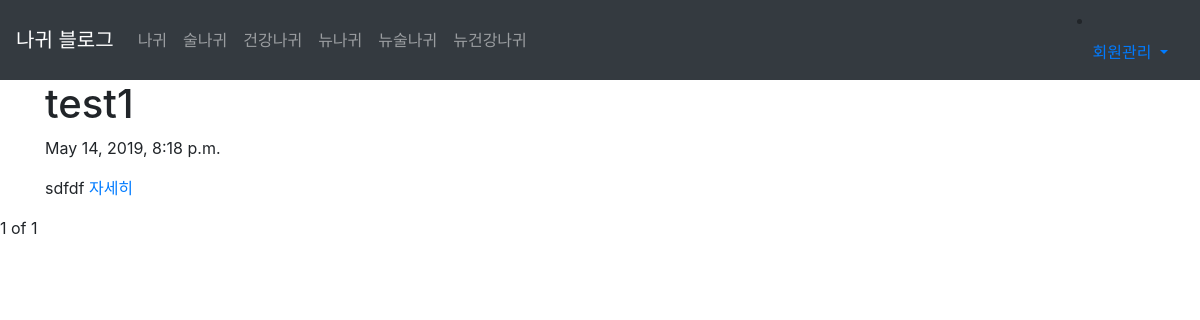
Page /aicohol/ on the earlier database version.
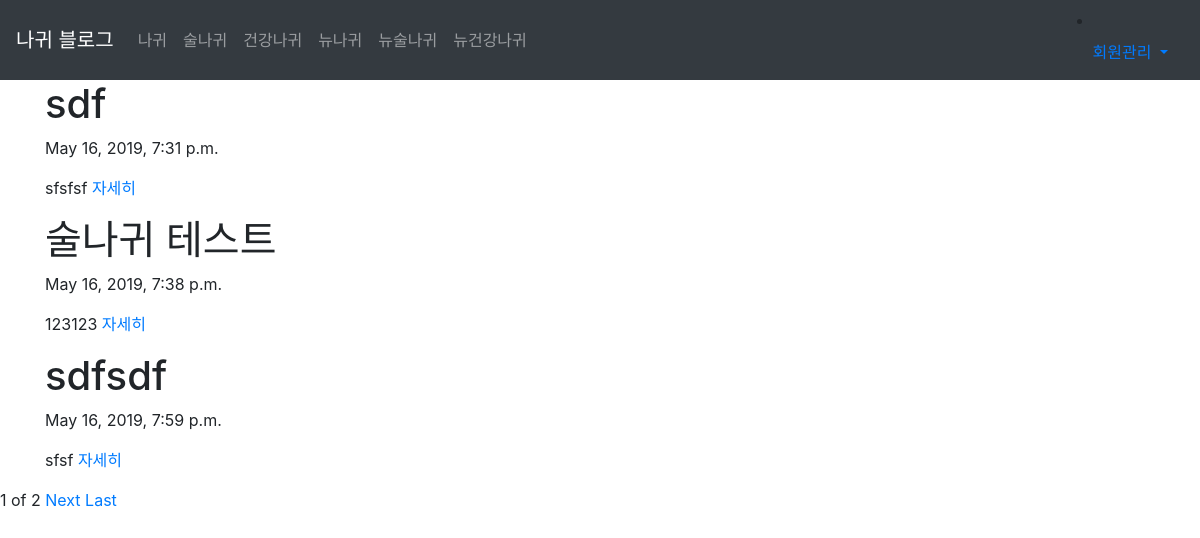
Same page on the later database version.
### board/models.py (models this page shows, shortened)
class Aicohol(models.Model):
    title = models.CharField(max_length=50)
    pub_date = models.DateTimeField('date published')
    body = models.TextField()
    name = models.CharField(max_length=50)
    def summary(self):
        return self.body[:30]

### board/views.py (the view)
# urls.py: path('aicohol/', views.aicohol, name= "aicohol"),
def aicohol(request):
    aicohols = Aicohol.objects
    aicohol_list = Aicohol.objects.all()
    aicohol_paginator = Paginator(aicohol_list,3)
    aicohol_page = request.GET.get('aicohol_page')
    aicohol_posts = aicohol_paginator.get_page(aicohol_page)
    return render(request,'aicohol.html',{'aicohols':aicohols,'aicohol_posts':aicohol_posts})

### board/templates/aicohol.html (shortened to what this page needs)
{% extends 'base.html' %}
{% block contents %}
          {% for aicohol in aicohol_posts %}
          <div class="container">
              <h1>{{aicohol.title}}</h1>
              <p>{{aicohol.pub_date}}</p>
              <p>{{aicohol.summary}} <a href="{% url 'board:detail_aicohol' aicohol.id %}">자세히</a></p>
          </div>
      {%endfor%}
      <div class ="contaiver">
        <span>{{aicohol_posts.number}}</span>
        <span>of</span>
        <span>{{aicohol_posts.paginator.num_pages}}</span>
        {%if aicohol_posts.has_next%}
        <a href="?aicohol_page={{aicohol_posts.next_page_number}}">Next</a>
        <a href="?aicohol_page={{aicohol_posts.paginator.num_pages}}">Last</a>
        {%endif%}
      </div>
   {% endblock %}

Differences in the rows shown:
removed Aicohol: title "test1", pub_date "May 14, 2019, 8:18 p.m.", summary "sdfdf"
added Aicohol: title "sdf", pub_date "May 16, 2019, 7:31 p.m.", summary "sfsfsf"
added Aicohol: title "술나귀 테스트", pub_date "May 16, 2019, 7:38 p.m.", summary "123123"
added Aicohol: title "sdfsdf", pub_date "May 16, 2019, 7:59 p.m.", summary "sfsf"
Other differences:
{{ aicohol_posts.paginator.num_pages }}: "1" → "2"
text now shown: "Next Last"
